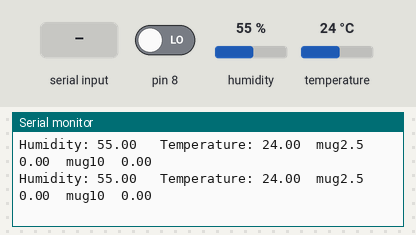
Simulated run of this sketch. Board: Arduino Uno, built with avr-gcc and run on an emulated ATmega328P. Shown: the last lines printed to the serial monitor. The test bench sets the inputs (shaded band); at power-on: humidity 55 %, temperature 24 °C, pin 8 LOW.

Above: at 1.2 s.
1.3 s: humidity set to 22 %
At 2.5 s:
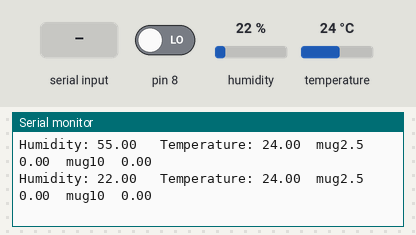
2.8 s: "1" received over the second serial link
At 3.7 s:
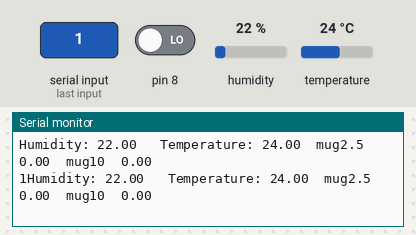
10.4 s: temperature set to 12 °C
At 10.9 s:
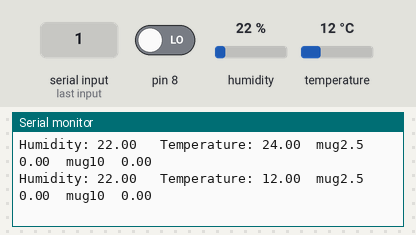
11.9 s: "0" received over the second serial link
At 13.1 s:
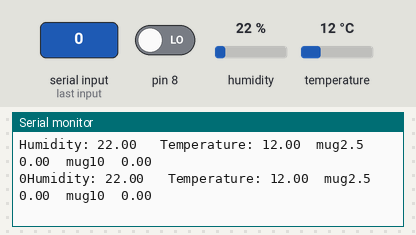
13.4 s: humidity set to 40 %
At 14.4 s:
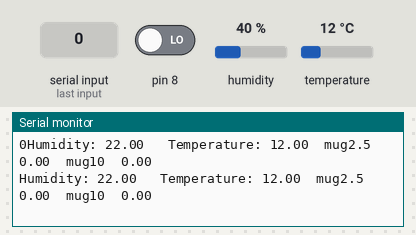
Timing chart, 0 to 15.9 s (numbered marks = the images above; inputs shaded):
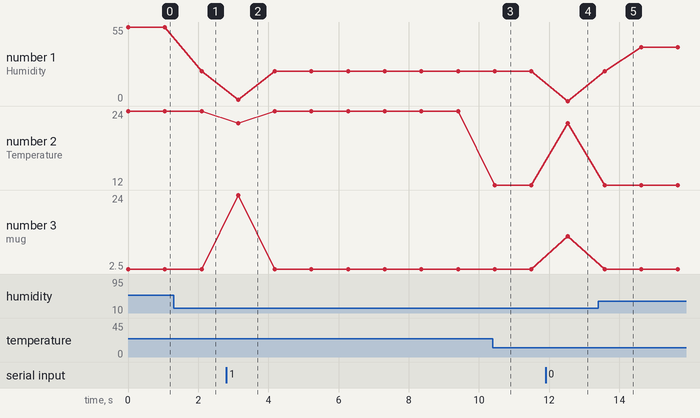

The sketch:

DustTest2.ino
```cpp
/*============블루투스 시리얼 선언 =============*/
#include <SoftwareSerial.h>
SoftwareSerial mySerial(2, 3); // RX, TX
/*===========================================*/


/*===============온습도 선언===============*/
#include "DHT.h"
#define DHTPIN 4        // SDA 핀의 설정
#define DHTTYPE DHT22   // DHT22 (AM2302) 센서종류 설정
DHT dht(DHTPIN, DHTTYPE);
/*=======================================*/

/*===========미세먼지 선언 START===========*/
unsigned long pulse = 0;
float ugm3 = 0;
float ugm5 = 0;
/*============미세먼지 선언 END============*/

void setup() {
  Serial.begin(9600);
  mySerial.begin(9600);
  while (!Serial) {
    //; // wait for serial port to connect. Needed for native USB port only
  }

  dht.begin();
  /*====미세먼지  디지털 PIN====*/
  pinMode(8, INPUT); //8번
  /*==========================*/

}

void loop() {
  if (mySerial.available()) { //블루투스에서 넘어온 데이터가 있다면
    Serial.write(mySerial.read()); //시리얼모니터에 데이터를 출력
  }
  if (Serial.available()) {    //시리얼모니터에 입력된 데이터가 있다면
    mySerial.write(Serial.read());  //블루투스를 통해 입력된 데이터 전달
  }

  /*==========온/습도 센서 동작부================*/
  float h = dht.readHumidity();
  float t = dht.readTemperature();
  //온도, 습도 표시 시리얼 모니터 출력
  Serial.print("Humidity: ");
  Serial.print(h);
  Serial.print('\t');
  Serial.print(" Temperature: ");
  Serial.print(t);
  Serial.print('\t');
  /*===========================================*/

  /*==========미세먼지센서 동작부================*/
  pulse = pulseIn(8, LOW, 20000);
  //Serial.println(pulse);    // 기본 데이터

  ugm3 = pulse2ugm3(pulse); //초미세먼지 함수 불러오기
  ugm5 = pulse2ugm5(pulse);
  //미세먼지 함수 불러오기


  //Serial.print('\t');// [초 미세먼지]
  Serial.print("mug2.5");
  Serial.print('\t');
  Serial.print(ugm3);
  Serial.print('\t');

  //Serial.print(ugm5);    // [미세먼지] (ugm5,4)소수4째 저장
  Serial.print("mug10");
  Serial.print('\t');
  Serial.println(ugm5);
  /*===========================================*/

  //mySerial.print(ugm3); //초미세먼지
  //mySerial.print(',');
  mySerial.print(ugm3); //미세먼지
  mySerial.print(',');
  mySerial.print(h); //습도
  mySerial.print(',');
  mySerial.print(t); //온도
  mySerial.println();

  delay(1000);
}

/*=======================미세먼지센서 동작함수====================*/
float pulse2ugm3(unsigned long pulse) { //초 미세먼지
  float value = (pulse - 1190) / 9.8;  //먼지는 1610 / 10.2
  if (value > 300) {   //300넘으면 초기화
    value = 0;
  }
  return value;
}


float pulse2ugm5(unsigned long pulse) { //미세먼지
  float value = (pulse - 1400) / 10.0;  //환산
  if (value > 300) {   //300넘으면 초기화
    value = 0;
  }
  return value;
}
/*===========================================================*/
```

Measured:
- after the input at 1.3 s, the serial monitor: prints a new line after 0.79 s (image 1)
- after the input at 2.8 s, the serial monitor: prints a new line after 0.34 s (image 2)
- after the input at 10.4 s, the serial monitor: prints a new line after 0.05 s (image 3)
- after the input at 11.9 s, the serial monitor: prints a new line after 0.63 s (image 4)
- plotted number 1: 55 → 22 after the input at 1.3 s, 0 → 40 after the input at 13.4 s
- plotted number 2: 24 → 12 after the input at 10.4 s
